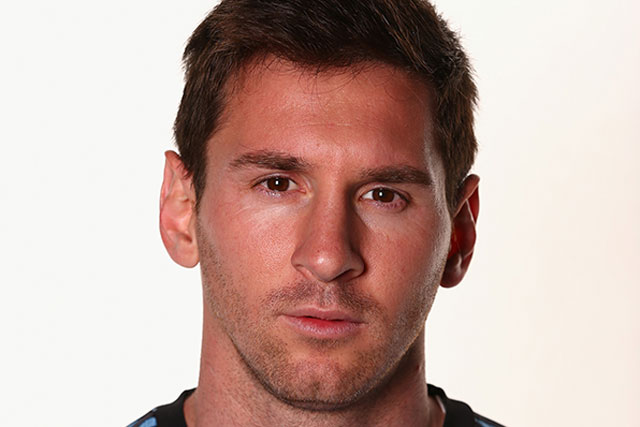
#> input picture Face_recognition/Face_reognition/training-data/s1/1.jpg, 640 x 427 px; its folder holds only this picture in this run
$ python Face_recognition.py
#> lines starting #> are read from the running program, lines starting #| are printed output that depends on the picture
#

import cv2
#os module for reading training data directories and paths
import os
#numpy to convert python lists to numpy arrays as it is needed by OpenCV face recognizers
import numpy as np
import matplotlib.pyplot as plt
def detect_face(img):
    #convert the test image to gray image as opencv face detector expects gray images
    gray = cv2.cvtColor(img, cv2.COLOR_BGR2GRAY)

    #load OpenCV face detector, I am using Haar
    face_cascade = cv2.CascadeClassifier('haarcascade_frontalface_alt.xml')

    #let's detect multiscale (some images may be closer to camera than others) images
    #result is a list of faces
    faces = face_cascade.detectMultiScale(gray, scaleFactor=1.1, minNeighbors=5);

    #if no faces are detected then return original img
    if (len(faces) == 0):
        return None, None

    #under the assumption that there will be only one face,
    #extract the face area
    (x, y, w, h) = faces[0]

    #return only the face part of the image
    return gray[y:y+w, x:x+h], faces[0]
subjects = ["", "Lionel Messi", "Christiano Ronaldo"]
def prepare_training_data(data_folder_path):

    #------STEP-1--------
    #get the directories (one directory for each subject) in data folder
#> called with data_folder_path = 'training-data'
    dirs = os.listdir(data_folder_path)

    #list to hold all subject faces
    faces = []
    #list to hold labels for all subjects
    labels = []

    #let's go through each directory and read images within it
    for dir_name in dirs:

        #our subject directories start with letter 's' so
        #ignore any non-relevant directories if any
        if not dir_name.startswith("s"):
            continue;

        #------STEP-2--------
        #extract label number of subject from dir_name
        #format of dir name = slabel
        #, so removing letter 's' from dir_name will give us label
        label = int(dir_name.replace("s", ""))

        #build path of directory containin images for current subject subject
        #sample subject_dir_path = "training-data/s1"
        subject_dir_path = data_folder_path + "/" + dir_name

        #get the images names that are inside the given subject directory
        subject_images_names = os.listdir(subject_dir_path)

        #------STEP-3--------
        #go through each image name, read image,
        #detect face and add face to list of faces
        for image_name in subject_images_names:

            #ignore system files like .DS_Store
            if image_name.startswith("."):
                continue;

            #build image path
            #sample image path = training-data/s1/1.pgm
            image_path = subject_dir_path + "/" + image_name

            #read image
            image = cv2.imread(image_path)
#> image is the input picture: shape (427, 640, 3); mean B, G, R 164.8, 172.3, 197.6

            #display an image window to show the image
            cv2.imshow("Training on image...", image)
            cv2.waitKey(100)

            #detect face
            face, rect = detect_face(image)
#> in detect_face, `gray = cv2.cvtColor(img, cv2.COLOR_BGR2GRAY)`:
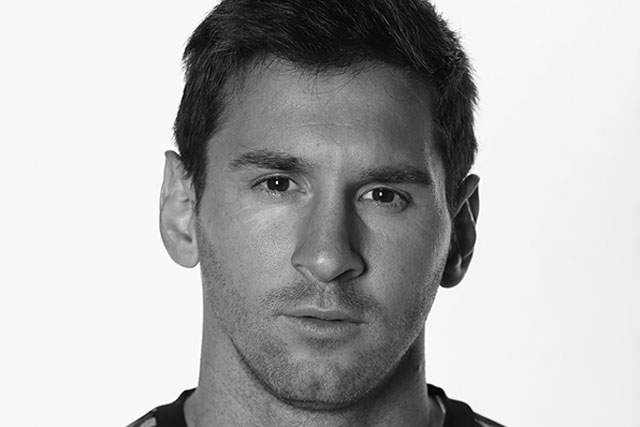
#> gray: shape (427, 640); min 0, max 255, mean 179.1
#> in detect_face, `faces = face_cascade.detectMultiScale(gray, scaleFactor=1.1, minNeighb..`: faces = [[188, 76, 285, 285]]
#> in detect_face, `(x, y, w, h) = faces[0]`: x = 188; y = 76; w = 285
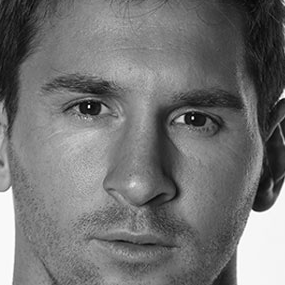
#> face: shape (285, 285); min 1, max 255, mean 114.6
#> rect = [188, 76, 285, 285]

            #------STEP-4
            #we will ignore faces that are not detected--------

            if face is not None:
                #add face to list of faces
                faces.append(face)
                #add label for this face
                labels.append(label)
#> pass 2 of the loop in prepare_training_data, `for dir_name in dirs:`:
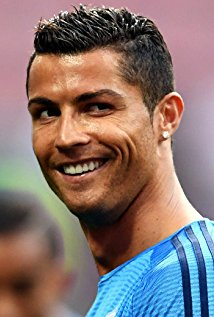
#> input picture Face_recognition/Face_reognition/training-data/s2/1.jpg, 214 x 317 px
#> in prepare_training_data, image is the input picture: shape (317, 214, 3); mean B, G, R 112.7, 116.5, 135.6
#> in detect_face (call 2), `gray = cv2.cvtColor(img, cv2.COLOR_BGR2GRAY)`:
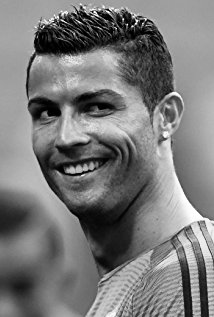
#> gray: shape (317, 214); min 0, max 255, mean 121.8
#> in detect_face (call 2), `faces = face_cascade.detectMultiScale(gray, scaleFactor=1.1, minNeighb..`: faces = [[7, 59, 133, 133]]
#> in detect_face (call 2), `(x, y, w, h) = faces[0]`: x = 7; y = 59; w = 133
#> in prepare_training_data, `face, rect = detect_face(image)`:
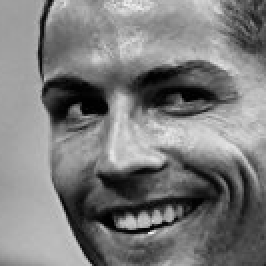
#> face: shape (133, 133) (shown 2 times larger); min 0, max 245, mean 124
#> in prepare_training_data, `face, rect = detect_face(image)`: rect = [7, 59, 133, 133]

    cv2.destroyAllWindows()
    cv2.waitKey(1)
    cv2.destroyAllWindows()

    return faces, labels
print("Preparing data...")
faces, labels = prepare_training_data("training-data")
#> faces = 2 items; labels = [1, 2]
print("Data prepared")

#print total faces and labels
print("Total faces: ", len(faces))
#| Total faces:  2
print("Total labels: ", len(labels))
#| Total labels:  2
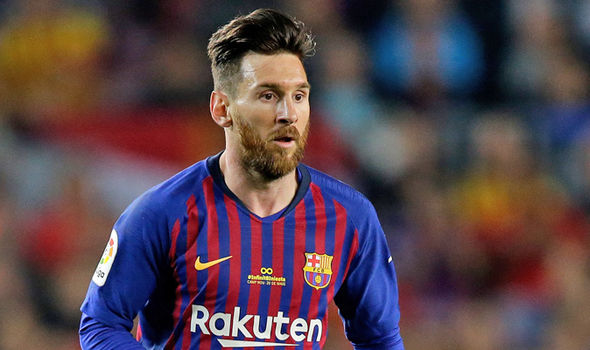
#> input picture Face_recognition/Face_reognition/test-data/test1.jpg, 590 x 350 px
#> further down, test_img1 is the input picture: shape (350, 590, 3); mean B, G, R 76.1, 68.3, 88.1
face_recognizer = cv2.face.LBPHFaceRecognizer_create()
face_recognizer.train(faces, np.array(labels))
def draw_rectangle(img, rect):
    (x, y, w, h) = rect
    cv2.rectangle(img, (x, y), (x+w, y+h), (0, 255, 0), 2)

#function to draw text on give image starting from
#passed (x, y) coordinates.
def draw_text(img, text, x, y):
    cv2.putText(img, text, (x, y), cv2.FONT_HERSHEY_PLAIN, 1.5, (0, 255, 0), 2)
def predict(test_img):
    #make a copy of the image as we don't want to chang original image
    img = test_img.copy()
    #detect face from the image
    face, rect = detect_face(img)
#> in detect_face (call 3), `gray = cv2.cvtColor(img, cv2.COLOR_BGR2GRAY)`:
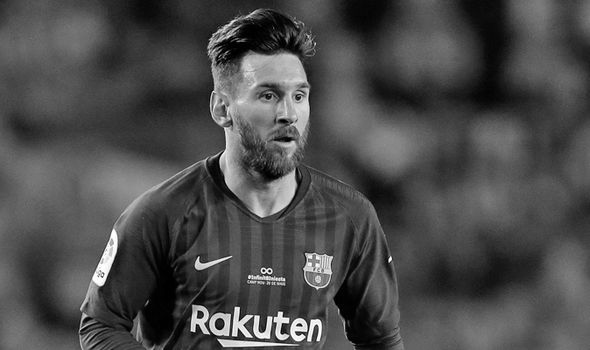
#> gray: shape (350, 590); min 0, max 255, mean 75.1
#> in detect_face (call 3), `faces = face_cascade.detectMultiScale(gray, scaleFactor=1.1, minNeighb..`: faces = [[236, 58, 96, 96]]
#> in detect_face (call 3), `(x, y, w, h) = faces[0]`: x = 236; y = 58; w = 96
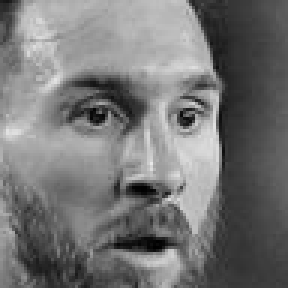
#> face: shape (96, 96) (shown 3 times larger); min 0, max 232, mean 117.2
#> rect = [236, 58, 96, 96]

    #predict the image using our face recognizer
    label,confidence = face_recognizer.predict(face)
#> label = 1; confidence = 97.71
    #get name of respective label returned by face recognizer
    label_text = subjects[label]
#> label_text = 'Lionel Messi'

    #draw a rectangle around face detected
    draw_rectangle(img, rect)
#> in draw_rectangle, `(x, y, w, h) = rect`: x = 236; y = 58; w = 96
    #draw name of predicted person
    draw_text(img, label_text, rect[0], rect[1]-5)
#> in draw_text, `cv2.putText(img, text, (x, y), cv2.FONT_HERSHEY_PLAIN, 1.5, (0, 255, 0..`:
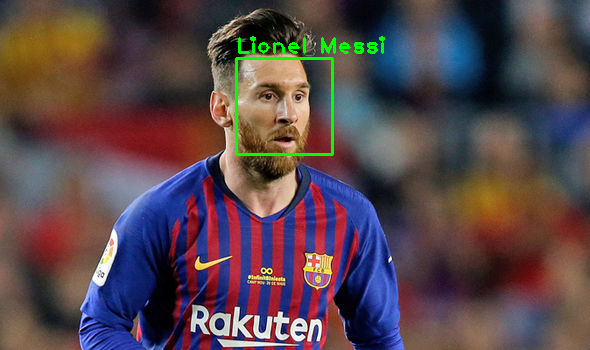
#> img: shape (350, 590, 3); mean B, G, R 75.4, 70, 87.1

    return img
print("Predicting images...")

#load test images
test_img1 = cv2.imread("test-data/test1.jpg")
test_img2 = cv2.imread("test-data/test2.jpg")

#perform a prediction
predicted_img1 = predict(test_img1)
#> (the run stopped early here; a loop or call above may not have finished)
